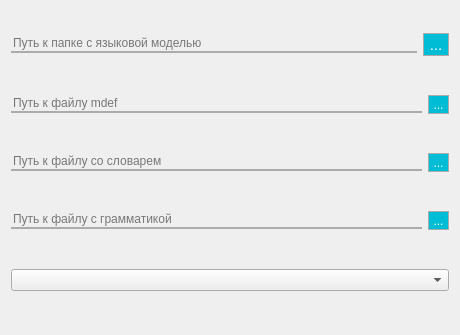
<?xml version="1.0" encoding="UTF-8"?>
<ui version="4.0">
 <class>RecognizerSettingsDialog</class>
 <widget class="QDialog" name="RecognizerSettingsDialog">
  <property name="geometry">
   <rect>
    <x>0</x>
    <y>0</y>
    <width>460</width>
    <height>335</height>
   </rect>
  </property>
  <property name="sizePolicy">
   <sizepolicy hsizetype="Preferred" vsizetype="Preferred">
    <horstretch>0</horstretch>
    <verstretch>0</verstretch>
   </sizepolicy>
  </property>
  <property name="minimumSize">
   <size>
    <width>460</width>
    <height>335</height>
   </size>
  </property>
  <property name="maximumSize">
   <size>
    <width>460</width>
    <height>335</height>
   </size>
  </property>
  <property name="windowTitle">
   <string>Dialog</string>
  </property>
  <property name="styleSheet">
   <string notr="true">QLineEdit {
	background-color: rgba(239,239,239,0);
	border: 0px;
	border-bottom: 2px solid #ABABAB;
}

QLineEdit:hover {
	border-bottom: 2px solid #2fbbd2;
}

QToolButton {
	border: 1px solid #ABABAB;
	background-color: #00BCD4;
	color: white;
}

QToolButton:hover {
	background-color: #88CFDF;
}</string>
  </property>
  <layout class="QVBoxLayout" name="verticalLayout_2">
   <property name="topMargin">
    <number>0</number>
   </property>
   <item>
    <layout class="QHBoxLayout" name="horizontalLayout">
     <item>
      <widget class="QLineEdit" name="leModel">
       <property name="enabled">
        <bool>true</bool>
       </property>
       <property name="placeholderText">
        <string>Путь к папке с языковой моделью</string>
       </property>
      </widget>
     </item>
     <item>
      <widget class="QToolButton" name="tbModelSelect">
       <property name="font">
        <font>
         <family>Ubuntu</family>
         <pointsize>11</pointsize>
         <weight>50</weight>
         <italic>false</italic>
         <bold>false</bold>
         <underline>false</underline>
        </font>
       </property>
       <property name="cursor">
        <cursorShape>PointingHandCursor</cursorShape>
       </property>
       <property name="toolTip">
        <string>Выбрать папку</string>
       </property>
       <property name="styleSheet">
        <string notr="true"/>
       </property>
       <property name="text">
        <string>...</string>
       </property>
       <property name="arrowType">
        <enum>Qt::NoArrow</enum>
       </property>
      </widget>
     </item>
    </layout>
   </item>
   <item>
    <layout class="QHBoxLayout" name="horizontalLayout_2">
     <item>
      <widget class="QLineEdit" name="leMdef">
       <property name="enabled">
        <bool>true</bool>
       </property>
       <property name="placeholderText">
        <string>Путь к файлу mdef</string>
       </property>
      </widget>
     </item>
     <item>
      <widget class="QToolButton" name="tbMdefSelect">
       <property name="cursor">
        <cursorShape>PointingHandCursor</cursorShape>
       </property>
       <property name="toolTip">
        <string>Выбрать файл</string>
       </property>
       <property name="text">
        <string>...</string>
       </property>
      </widget>
     </item>
    </layout>
   </item>
   <item>
    <layout class="QHBoxLayout" name="horizontalLayout_3">
     <item>
      <widget class="QLineEdit" name="leDictionary">
       <property name="enabled">
        <bool>true</bool>
       </property>
       <property name="styleSheet">
        <string notr="true"/>
       </property>
       <property name="placeholderText">
        <string>Путь к файлу со словарем</string>
       </property>
      </widget>
     </item>
     <item>
      <widget class="QToolButton" name="tbDictSelect">
       <property name="cursor">
        <cursorShape>PointingHandCursor</cursorShape>
       </property>
       <property name="toolTip">
        <string>Выбрать файл</string>
       </property>
       <property name="text">
        <string>...</string>
       </property>
      </widget>
     </item>
    </layout>
   </item>
   <item>
    <layout class="QHBoxLayout" name="horizontalLayout_4">
     <item>
      <widget class="QLineEdit" name="leGramm">
       <property name="enabled">
        <bool>true</bool>
       </property>
       <property name="placeholderText">
        <string>Путь к файлу с грамматикой</string>
       </property>
      </widget>
     </item>
     <item>
      <widget class="QToolButton" name="tbGrammSelect">
       <property name="cursor">
        <cursorShape>PointingHandCursor</cursorShape>
       </property>
       <property name="toolTip">
        <string>Выбрать файл</string>
       </property>
       <property name="text">
        <string>...</string>
       </property>
      </widget>
     </item>
    </layout>
   </item>
   <item>
    <layout class="QHBoxLayout" name="horizontalLayout_5">
     <property name="spacing">
      <number>6</number>
     </property>
     <property name="topMargin">
      <number>0</number>
     </property>
     <item>
      <widget class="QComboBox" name="cmbAudioDevice"/>
     </item>
    </layout>
   </item>
  </layout>
 </widget>
 <resources/>
 <connections/>
</ui>
